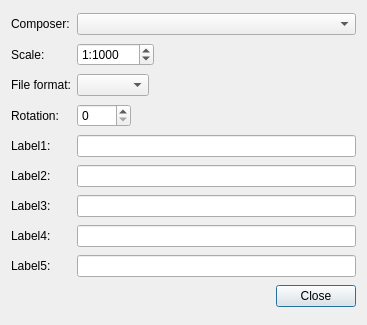
<?xml version="1.0" encoding="UTF-8"?>
<ui version="4.0">
 <class>InstantPrintDialog</class>
 <widget class="QDialog" name="InstantPrintDialog">
  <property name="geometry">
   <rect>
    <x>0</x>
    <y>0</y>
    <width>367</width>
    <height>325</height>
   </rect>
  </property>
  <property name="sizePolicy">
   <sizepolicy hsizetype="Minimum" vsizetype="Minimum">
    <horstretch>0</horstretch>
    <verstretch>0</verstretch>
   </sizepolicy>
  </property>
  <property name="sizeIncrement">
   <size>
    <width>0</width>
    <height>0</height>
   </size>
  </property>
  <property name="windowTitle">
   <string>Easy Template Print</string>
  </property>
  <property name="windowIcon">
   <iconset theme="printer">
    <normaloff>.</normaloff>.</iconset>
  </property>
  <layout class="QGridLayout" name="gridLayout">
   <item row="12" column="1">
    <widget class="QDialogButtonBox" name="buttonBox">
     <property name="orientation">
      <enum>Qt::Horizontal</enum>
     </property>
     <property name="standardButtons">
      <set>QDialogButtonBox::Close</set>
     </property>
     <property name="centerButtons">
      <bool>false</bool>
     </property>
    </widget>
   </item>
   <item row="8" column="0">
    <widget class="QLabel" name="label_2">
     <property name="text">
      <string>Label2:</string>
     </property>
    </widget>
   </item>
   <item row="4" column="1">
    <widget class="QSpinBox" name="spinBoxScale">
     <property name="sizePolicy">
      <sizepolicy hsizetype="Fixed" vsizetype="Fixed">
       <horstretch>0</horstretch>
       <verstretch>0</verstretch>
      </sizepolicy>
     </property>
     <property name="prefix">
      <string notr="true">1:</string>
     </property>
     <property name="minimum">
      <number>10</number>
     </property>
     <property name="maximum">
      <number>1000000000</number>
     </property>
     <property name="singleStep">
      <number>50</number>
     </property>
     <property name="value">
      <number>1000</number>
     </property>
    </widget>
   </item>
   <item row="10" column="0">
    <widget class="QLabel" name="label_4">
     <property name="text">
      <string>Label4:</string>
     </property>
    </widget>
   </item>
   <item row="6" column="0">
    <widget class="QLabel" name="label_rotation">
     <property name="text">
      <string>Rotation:</string>
     </property>
    </widget>
   </item>
   <item row="9" column="0">
    <widget class="QLabel" name="label_3">
     <property name="text">
      <string>Label3:</string>
     </property>
    </widget>
   </item>
   <item row="3" column="1">
    <widget class="QComboBox" name="comboBox_composers">
     <property name="sizePolicy">
      <sizepolicy hsizetype="MinimumExpanding" vsizetype="Fixed">
       <horstretch>0</horstretch>
       <verstretch>0</verstretch>
      </sizepolicy>
     </property>
     <property name="insertPolicy">
      <enum>QComboBox::InsertAfterCurrent</enum>
     </property>
    </widget>
   </item>
   <item row="9" column="1">
    <widget class="QLineEdit" name="lineEdit3"/>
   </item>
   <item row="11" column="0">
    <widget class="QLabel" name="label_5">
     <property name="text">
      <string>Label5:</string>
     </property>
    </widget>
   </item>
   <item row="3" column="0">
    <widget class="QLabel" name="label_composers">
     <property name="text">
      <string>Composer:</string>
     </property>
    </widget>
   </item>
   <item row="5" column="1">
    <widget class="QComboBox" name="comboBox_fileformat">
     <property name="sizePolicy">
      <sizepolicy hsizetype="Fixed" vsizetype="Fixed">
       <horstretch>0</horstretch>
       <verstretch>0</verstretch>
      </sizepolicy>
     </property>
    </widget>
   </item>
   <item row="7" column="0">
    <widget class="QLabel" name="label_1">
     <property name="text">
      <string>Label1:</string>
     </property>
    </widget>
   </item>
   <item row="8" column="1">
    <widget class="QLineEdit" name="lineEdit2"/>
   </item>
   <item row="7" column="1">
    <widget class="QLineEdit" name="lineEdit1">
     <property name="sizePolicy">
      <sizepolicy hsizetype="MinimumExpanding" vsizetype="Fixed">
       <horstretch>0</horstretch>
       <verstretch>0</verstretch>
      </sizepolicy>
     </property>
    </widget>
   </item>
   <item row="5" column="0">
    <widget class="QLabel" name="label_fileformat">
     <property name="text">
      <string>File format:</string>
     </property>
    </widget>
   </item>
   <item row="10" column="1">
    <widget class="QLineEdit" name="lineEdit4"/>
   </item>
   <item row="11" column="1">
    <widget class="QLineEdit" name="lineEdit5"/>
   </item>
   <item row="6" column="1">
    <widget class="QSpinBox" name="spinBoxRotation">
     <property name="sizePolicy">
      <sizepolicy hsizetype="Fixed" vsizetype="Fixed">
       <horstretch>0</horstretch>
       <verstretch>0</verstretch>
      </sizepolicy>
     </property>
     <property name="minimum">
      <number>0</number>
     </property>
     <property name="maximum">
      <number>1000</number>
     </property>
     <property name="singleStep">
      <number>5</number>
     </property>
    </widget>
   </item>
   <item row="4" column="0">
    <widget class="QLabel" name="label">
     <property name="text">
      <string>Scale:</string>
     </property>
    </widget>
   </item>
  </layout>
 </widget>
 <resources/>
 <connections>
  <connection>
   <sender>buttonBox</sender>
   <signal>rejected()</signal>
   <receiver>InstantPrintDialog</receiver>
   <slot>reject()</slot>
   <hints>
    <hint type="sourcelabel">
     <x>321</x>
     <y>329</y>
    </hint>
    <hint type="destinationlabel">
     <x>286</x>
     <y>274</y>
    </hint>
   </hints>
  </connection>
  <connection>
   <sender>buttonBox</sender>
   <signal>accepted()</signal>
   <receiver>InstantPrintDialog</receiver>
   <slot>accept()</slot>
   <hints>
    <hint type="sourcelabel">
     <x>321</x>
     <y>329</y>
    </hint>
    <hint type="destinationlabel">
     <x>157</x>
     <y>274</y>
    </hint>
   </hints>
  </connection>
 </connections>
</ui>
